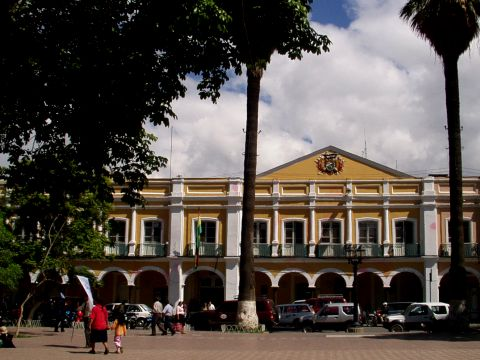
#> input picture Deskriptor/src/25.jpg, 480 x 360 px
$ python -i haarq.py   (imports and definitions only)   (older library calls are emulated)
#> lines starting #> are read from the running program, lines starting #| are printed output that depends on the picture
#> further down, picture is the input picture: shape (360, 480, 3); mean B, G, R 70.3, 75.8, 83.8
import numpy as np
import cv2

img_path = "img.jpg"
scales = 4

kernel_h = np.array([[1.0, 1.0], [-1.0,-1.0]])
kernel_v = np.array([[-1.0, 1.0], [-1.0,1.0]])
kernel_d = np.array([[1.0, -1.0], [-1.0,1.0]])
kernels = [kernel_h, kernel_v, kernel_d]

def count_haarq(img):
    img = cv2.cvtColor(img, cv2.COLOR_BGR2GRAY)
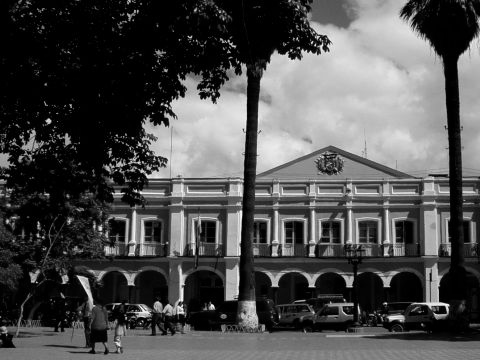
#> img: shape (360, 480); min 0, max 254, mean 77.6

    size = np.amin(img.shape)
#> size = 360
    #print size # prepare 4 scales ->  size * f^3 = 64
    factor = np.power((64.0 / size), 1.0/(scales - 1))
#> factor = 0.562
    #print "resize_factor:", factor

    vector = np.zeros(scales * len(kernels))
    index = 0
    for scale in range(scales):
        #print "Image shape:", img.shape
        for k in kernels:
            res = cv2.filter2D(img, cv2.CV_16S, k)
            res[res < 0] = -1
            res[res > 0] = 1
            #min = np.amin(res)
            #max = np.amax(res)
            #print min, max, np.average(res)
            vector[index] = np.average(res)
            index += 1

        img = cv2.resize(img, (0,0), fx=factor, fy=factor)
#> this loop made 4 passes
#> pass 1, in count_haarq, `img = cv2.resize(img, (0,0), fx=factor, fy=factor)`:
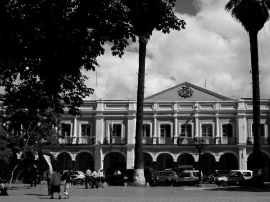
#> img: shape (202, 270); min 0, max 240, mean 77.4
#> pass 2, in count_haarq, `img = cv2.resize(img, (0,0), fx=factor, fy=factor)`:
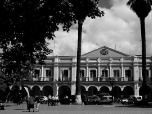
#> img: shape (114, 152); min 0, max 235, mean 77.3
#> pass 3, in count_haarq, `img = cv2.resize(img, (0,0), fx=factor, fy=factor)`:
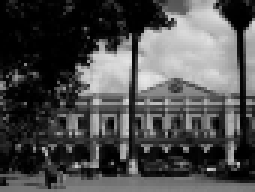
#> img: shape (64, 85) (shown 3 times larger); min 0, max 231, mean 76.9
#> after the loop:
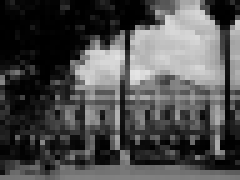
#> img: shape (36, 48) (shown 5 times larger); min 0, max 228, mean 77.6
#> after the loop:
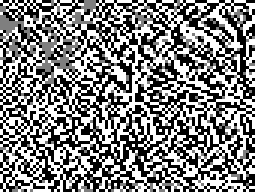
#> res: shape (64, 85) int16 (shown 3 times larger); min -1, max 1, mean 0.00257; drawn with min black and max white
#> after the loop, index = 12; vector = [-0.00629, 0.0155, 0.000723, -0.0116, 0.0127, -0.00187, -0.023, 0.0162, -0.00277, -0.0248, 0.023, 0.00257]

    #print vector

    return vector

>>> import cv2
>>> picture = cv2.imread('../../../Deskriptor/src/25.jpg')
>>> result = count_haarq(picture)
#> result has the same summary as vector in count_haarq

$ run again, on Deskriptor/src/aems_3_0.jpg
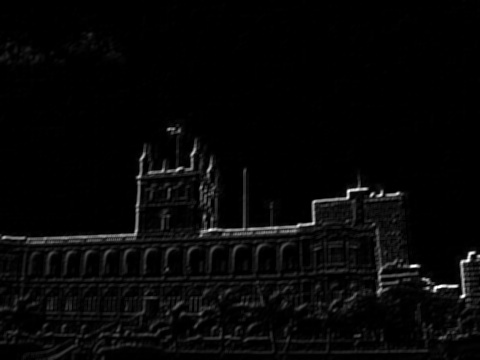
#> input picture Deskriptor/src/aems_3_0.jpg, 480 x 360 px
#> picture is the input picture: shape (360, 480, 3); min 0, max 255, mean 7.1
#> after the loop in count_haarq, `for scale in range(scales):`:
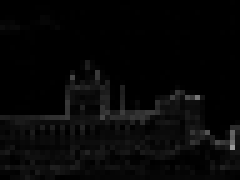
#> img: shape (36, 48) (shown 5 times larger); min 0, max 153, mean 6.8
#> after the loop in count_haarq, `for scale in range(scales):`:
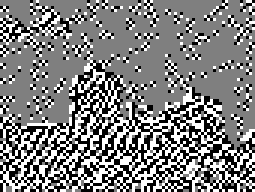
#> res: shape (64, 85) int16 (shown 3 times larger); min -1, max 1, mean -0.00184; drawn with min black and max white
#> after the loop in count_haarq, `for scale in range(scales):`: index = 12; vector = [-0.00629, -0.000631, 0.00503, -0.0119, -0.00136, 0.0104, -0.0126, -0.00843, 0.0169, 0.00643, -0.0193, -0.00184]
#> result has the same summary as vector in count_haarq
